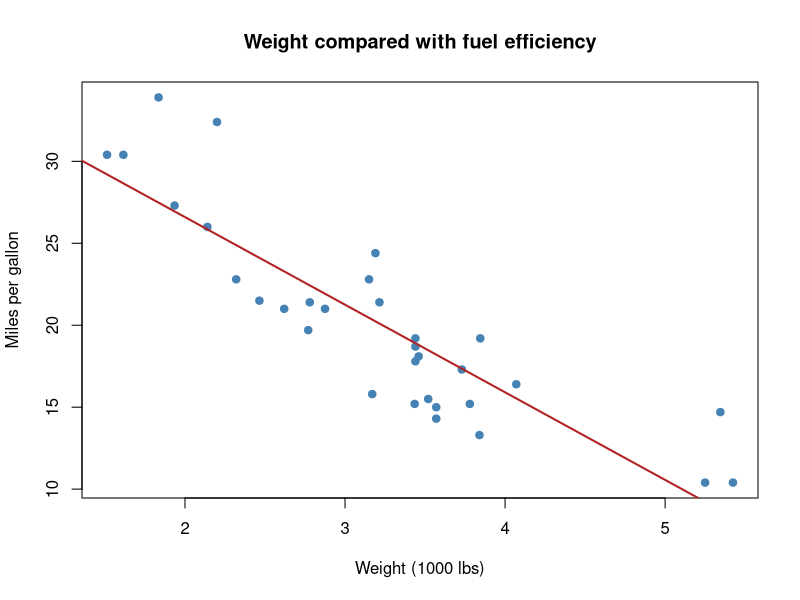

This figure's R source:
## ---- chunk 1
summary(mtcars[, c("mpg", "wt", "hp")])
## ---- chunk 2
plot(
  mtcars$wt,
  mtcars$mpg,
  pch = 19,
  col = "steelblue",
  xlab = "Weight (1000 lbs)",
  ylab = "Miles per gallon",
  main = "Weight compared with fuel efficiency"
)
abline(lm(mpg ~ wt, data = mtcars), col = "firebrick", lwd = 2)
## ---- chunk 3
fuel_model <- lm(mpg ~ wt + hp, data = mtcars)
coef(summary(fuel_model))
